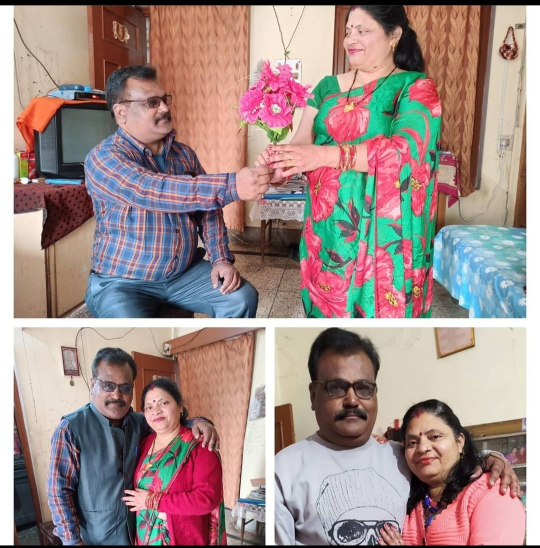
#> input picture Pic1.jpg, 1079 x 1096 px (shown at 1/2 size)
$ python Multiple_Images.py
#> lines starting #> are read from the running program, lines starting #| are printed output that depends on the picture
import cv2
import numpy as np
from PIL import Image

# Read First Image
img1 = Image.open('Pic1.jpg')
#> img1 is the input picture: PIL image 1079x1096 RGB; mean R, G, B 160.9, 140.2, 137.1
width, height = img1.size
#> width = 1079; height = 1096
img1 = img1.resize((width / 2, height / 2))
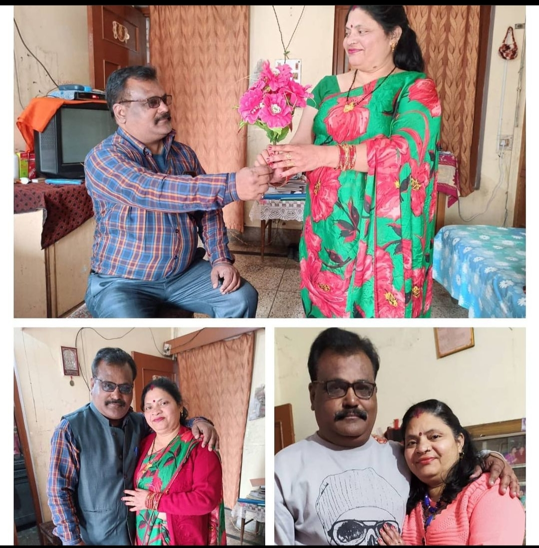
#> img1: PIL image 539x548 RGB; mean R, G, B 160.9, 140.3, 137.1

# Read Second Image
img2 = cv2.imread('Pic1.jpg')

# concatanate image Horizontally
#> (the run stopped early here; a loop or call above may not have finished)

$ run again, with Pic2.jpg copied over Pic1.jpg
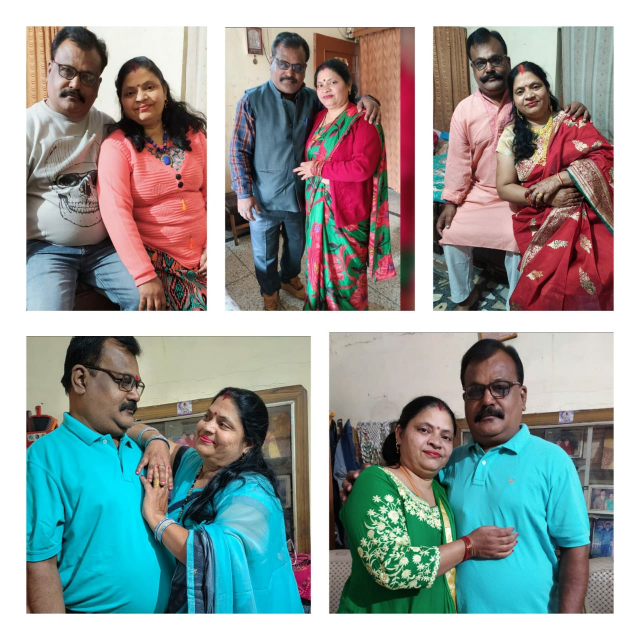
#> input picture Pic2.jpg, 1280 x 1280 px (shown at 1/2 size)
#> img1 is the input picture: PIL image 1280x1280 RGB; mean R, G, B 147.4, 155.6, 153.8
#> `img1 = img1.resize((width / 2, height / 2))`:
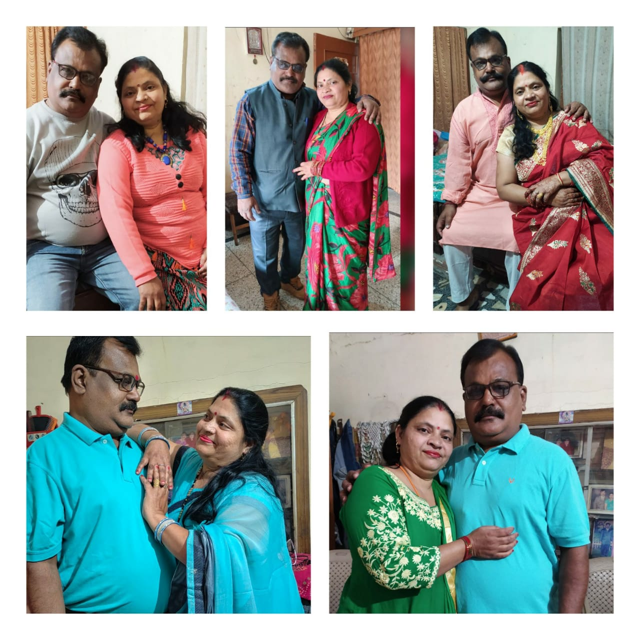
#> img1: PIL image 640x640 RGB; mean R, G, B 147.4, 155.6, 153.8
